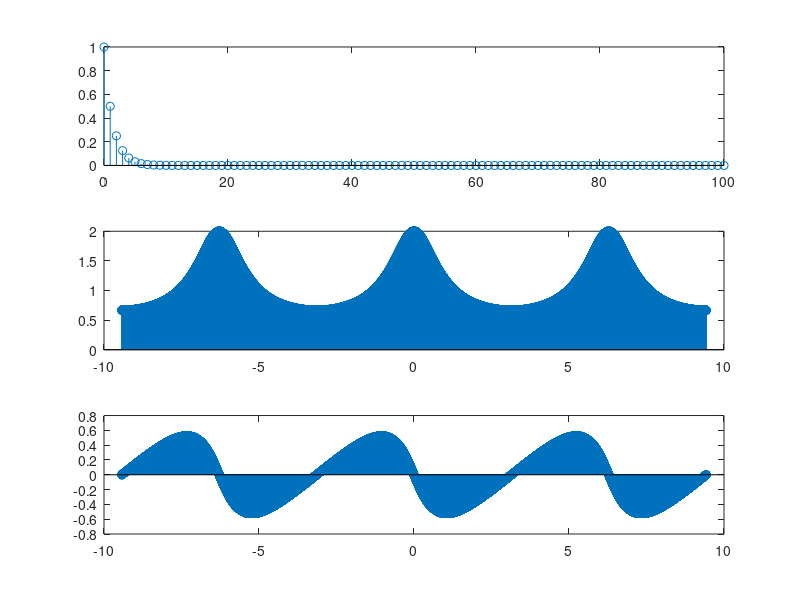

Write the MATLAB code that produced this figure.
n = 0:100;
w = -3*pi :0.001 :3*pi;
x = (0.5).^n;

W = exp(-1j*w'*n);
xw = W*x';

Mi = abs(xw);
P = angle(xw);

subplot(3,1,1);
stem(n,x);

subplot(3,1,2);
stem(w,Mi);

subplot(3,1,3);
stem(w,P);